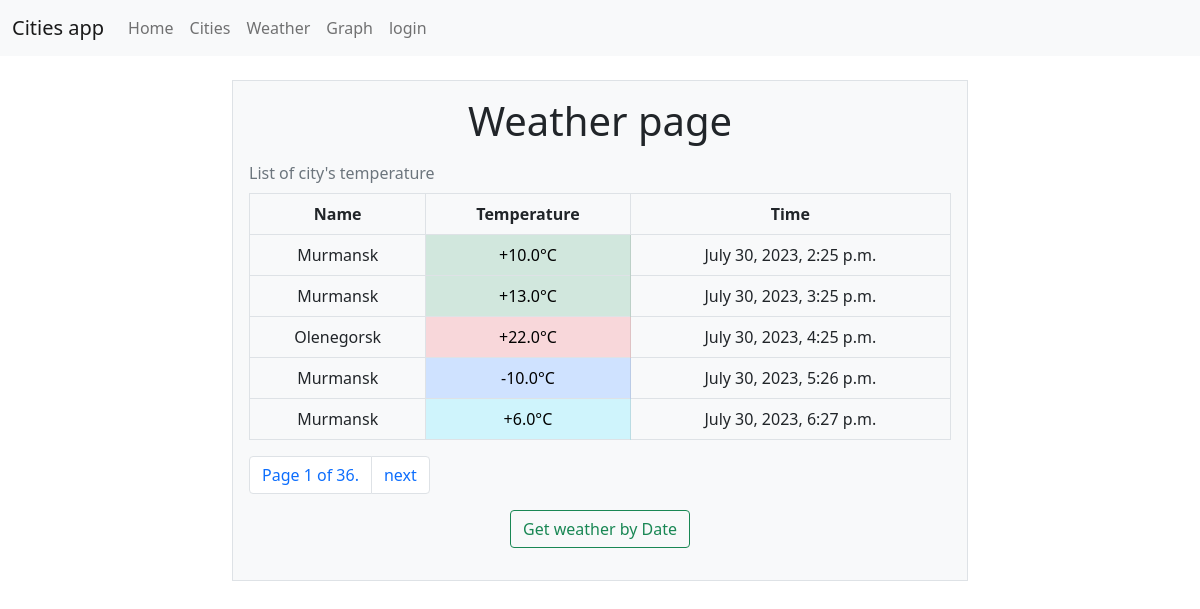
Page /weather/ on the committed database.
### apps/weather/models.py (models this page shows, shortened)
class WeatherValue(models.Model):
    class Meta:
        db_table = "cities_weathervalue"
    date = models.DateTimeField(default=datetime.datetime.now())
    value = models.FloatField(default=0)
    cities = models.ForeignKey(City, on_delete=models.CASCADE)

### apps/cities/models.py (models this page shows)
class City(models.Model):
    def __str__(self):
        return self.name
    class Meta:
        db_table = "cities_city"
    name = models.CharField(max_length=255)

### apps/weather/list_views/weather_detail_view.py (the view)
# urls.py: path('', WeatherListView.as_view(), name='weather'),
class WeatherListView(ListView):
    paginate_by = 5
    template_name = "weather/weather_list.html"
    context_object_name = "weathers"
    def get_queryset(self):
        if self.request.GET.get("city") is not None:
            return weather_queries.get_weather_by_city(self.request.GET.get("city"))
        return city_queries.get_all_cities_with_weather()

### apps/cities/queries/city_queries.py (called while the page is built)
def get_all_cities_with_weather():
    return WeatherValue.objects.all()

### apps/templates/weather/weathervalue_list.html (shortened to what this page needs)
{% extends "base.html"%}
{% block content %}
{% if object_list.count > 0 %}
<h2 class="display-6">Weather page</h2>
    <table class="table align-middle table-bordered caption-top">
        <caption>List of city's temperature</caption>
        <thead>
            <th>Name</th>
            <th>Temperature</th>
            <th>Time</th>
        </thead>
        {% for weather in object_list %}
        <tr>
            <td>{{ weather.cities }}</td>
            {% if weather.value == 0 %}
            <td class="table-light">{{ weather.value }}&deg;C</td>
            {% elif weather.value < 0 %}
            <td class="table-primary">{{ weather.value }}&deg;C</td>
            {% elif weather.value < 10 %}
            <td class="table-info">+{{ weather.value }}&deg;C</td>
            {% elif weather.value < 15 %}
            <td class="table-success">+{{ weather.value }}&deg;C</td>
            {% elif weather.value < 20 %}
            <td class="table-warning">+{{ weather.value }}&deg;C</td>
            {% else %}
            <td class="table-danger">+{{ weather.value }}&deg;C</td>
            {% endif %}
            <td>{{ weather.date }}</td>
        </tr>
        {% endfor %}
    </table>
    <nav aria-label="Page navigation example">
        <ul class="pagination">
            <li class="page-item">
                <a class="page-link">Page {{ page_obj.number }} of {{ paginator.num_pages }}.</a>
            </li>
            {% if page_obj.has_next %}
            <li class="page-item">
                <a class="page-link" href="?page={{ page_obj.next_page_number }}" >next</a>
            </li>
            {% endif %}
        </ul>
    </nav>
    {% else %}
    <div class="mb-3">
        <p class="display-4">Nothing to show</p>
        <p class="display-6">If you want to see all records - press "Show all"</p>
        <a href="/weather" class="btn btn-outline-success">Show all</a>
    </div>
    {% endif %}
<div class="mb-3">
    <a class = "btn btn-outline-success" href="date/">Get weather by Date</a>
</div>
{% endblock content %}

### rows in the picture
WeatherValue: cities "Murmansk", value "10.0", date "July 30, 2023, 2:25 p.m."
WeatherValue: cities "Murmansk", value "13.0", date "July 30, 2023, 3:25 p.m."
WeatherValue: cities "Olenegorsk", value "22.0", date "July 30, 2023, 4:25 p.m."
WeatherValue: cities "Murmansk", value "-10.0", date "July 30, 2023, 5:26 p.m."
WeatherValue: cities "Murmansk", value "6.0", date "July 30, 2023, 6:27 p.m."

### other values in the picture
{{ page_obj.number }} "1"
{{ paginator.num_pages }} "36"
